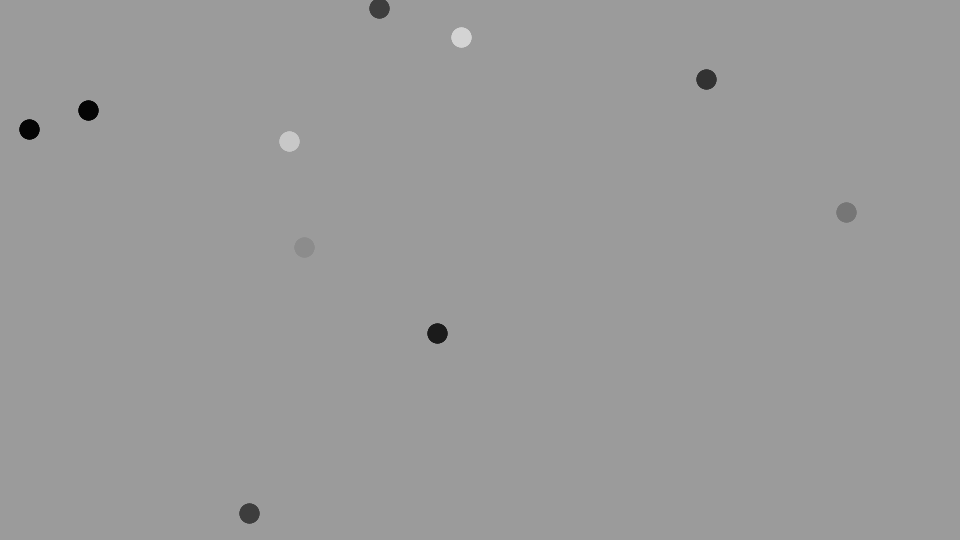
Frame 1 (no input)
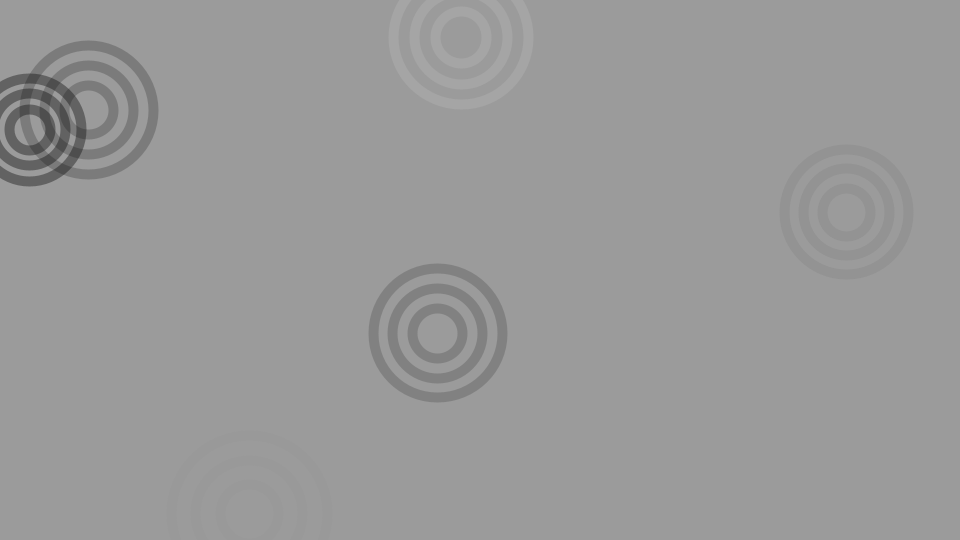
Frame 60 (the mouse pressed at the canvas centre just before this capture)
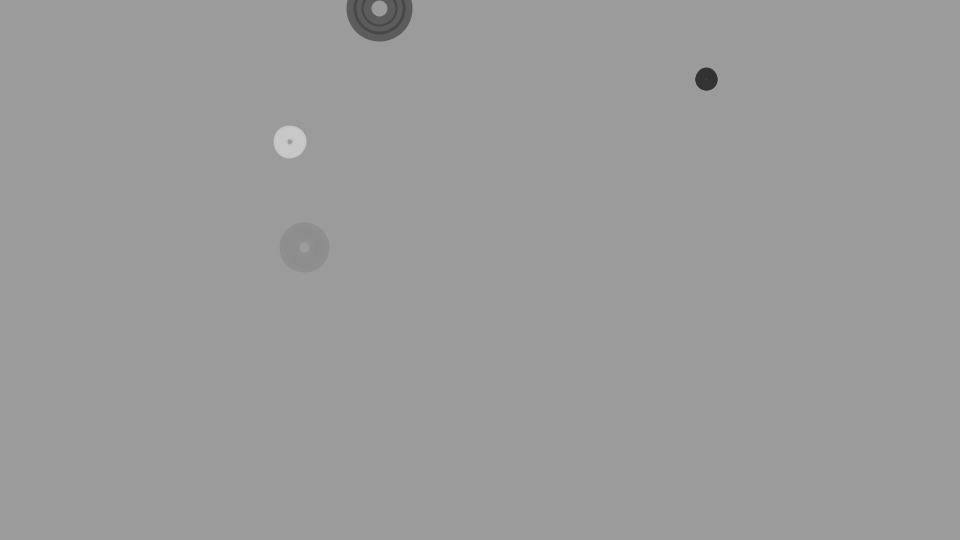
Frame 120 (the mouse held since frame 60 and released just before this capture)

The Processing sketch that drew these frames (run headless with seeded random() and noise(); from frame 60 on, the mouse is pressed at the canvas centre):

// Processing sketch: classes_cercles_array
// ── classes_cercles_array.pde
/*
 Exemple pour l'atelier. Cliquer sur les cercle pour réinitialiser leur position.
 
 Auteur : Jean-Maxime Couillard
 Licence : 
 Syntaxe : Processing version 3.0b5
 */

int cerclesCount = 10;
Cercle cercles[] = new Cercle[cerclesCount];

void setup() {
  size(960, 540);

  // Création d'une instance de Cercle
  for (int i = 0; i < cerclesCount; i++) {
    cercles[i] = new Cercle(50.0);
    cercles[i].x = random(0, width);
    cercles[i].y = random(0, height);
    cercles[i].randomColor();
  }
}

void draw() {

  // Effacer l'image
  background(155);

  // Couleur différente du fond si un cercle est cliqué
  for (int i = 0; i < cerclesCount; i++) {
    if (cercles[i].isClicked()) {
      background(255);
      break;
    }
  }

  // Dessin des cercle
  for (int i = 0; i < cerclesCount; i++) {
    cercles[i].display();
  }
}
// ── Cercle.pde
class Cercle {

  // Définition des variables contenus dans la classe
  float x = 0.0;
  float y = 0.0;
  float s = 50.0;
  float speed = 1.0;
  color c = color(50);
  float life;

  // Constructeur (appelé lorsqu'on utilise le mot-clé new)
  Cercle(float size) {
    s = size;
    speed = random(1, 2);
  }

  // Fonction personnalisée, que l'on doit appeler manuellement
  void display() {

    ellipseMode(CENTER);
    noFill();
    stroke(c, 255 * (1.0 - life));
    strokeWeight(10);

    // Condition lorsque cliquée
    if (isClicked()) {
      stroke(200);
      x = random(width);
      y = random(height);
      life = 0;
    }

    // Desssiner 
    for (int i=1; i <= 3; i++) {
      ellipse(x, y, life * s* i + 10, life  * s * i + 10);
    }

    // Augmenter la vie
    life+= 0.01 * speed;

    // Redémarrer la vie suite à l'animation
    if (life > 2) life = 0;
  }

  // Fonction personnalisée, que l'on doit appeler manuellement
  boolean isClicked() {
    if (mousePressed && (mouseX>x-s/2 && mouseX<x+s/2 && mouseY>y-s/2 && mouseY<y+s/2)) {
      return true;
    } else {
      return false;
    }
  }

  // Fonction personnalisée, que l'on doit appeler manuellement
  // Elle permet de changer la couleur pour une nouvelle aléatoirement
  void randomColor() {
    int grayValue = floor(random(1, 255));
    
    // Sassurer que la couleur n'est pas la même que le fond
    if(grayValue > 150 && grayValue < 200) {
      grayValue+= 40;
    }
    
    // Attribuer la nouvelle valeur à la proppriété C
    c = color(grayValue);
  }
}
